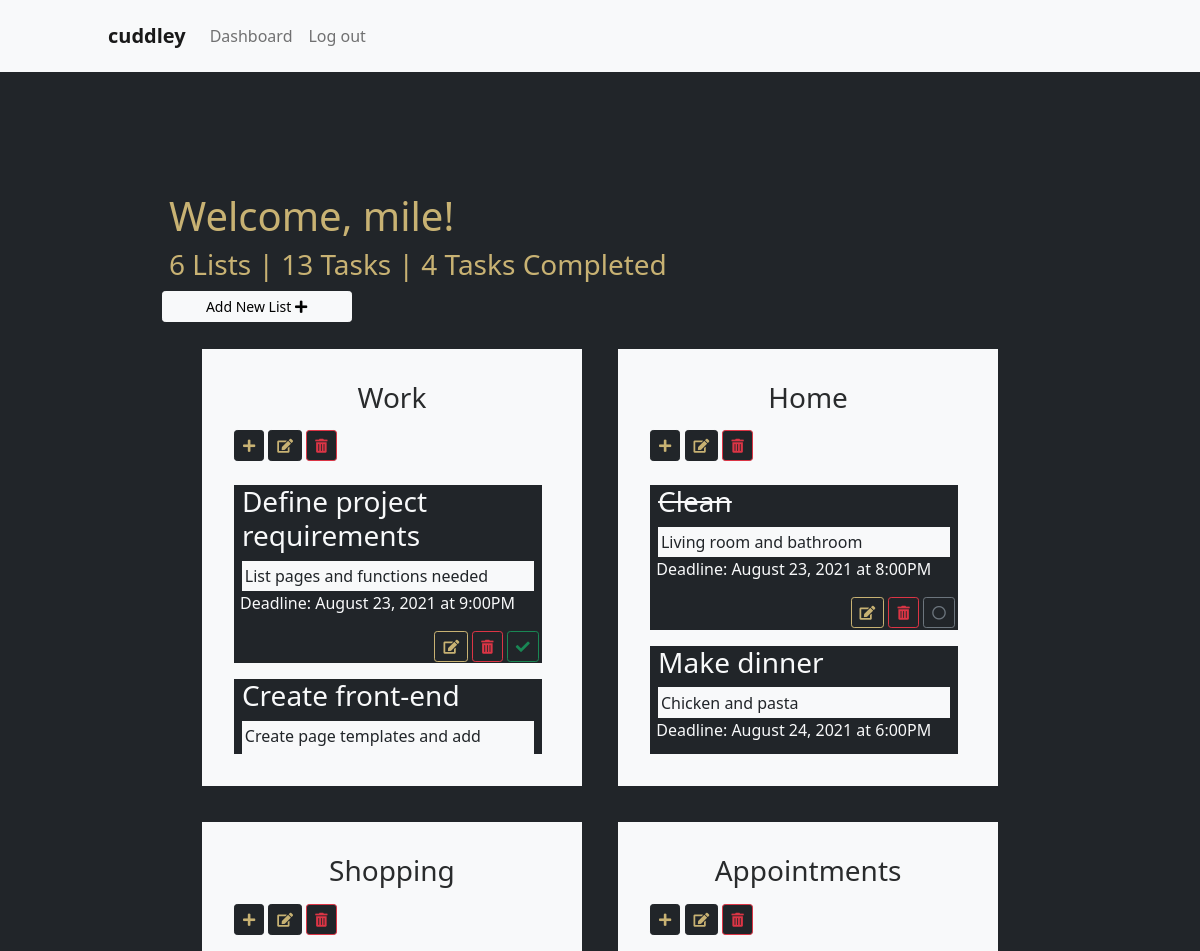
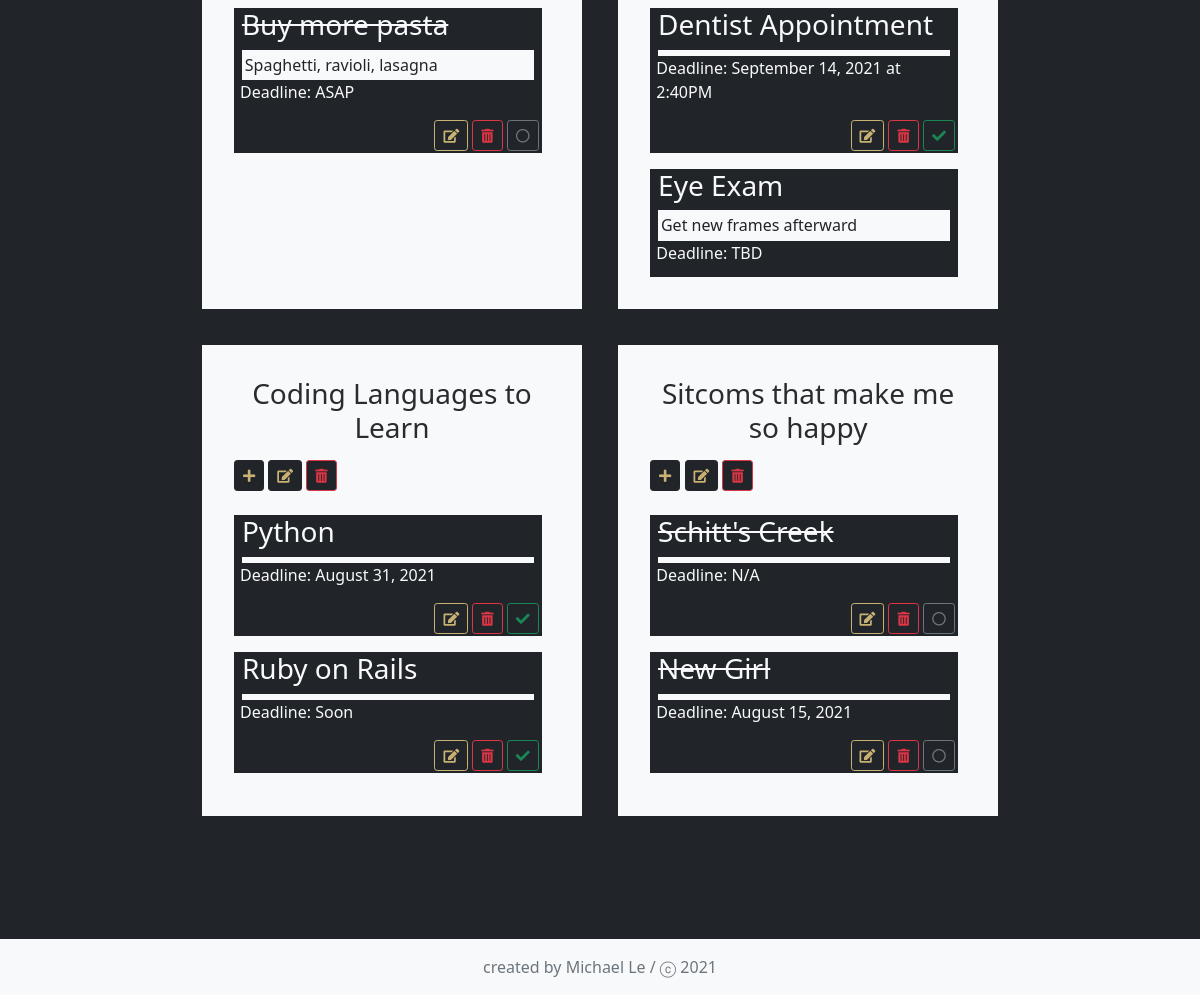
The app's page /dashboard/mile (signed in) with its own data (2 pictures, top to bottom).
### main.py (models this page shows)
class List(db.Model):
    __tablename__ = "lists"
    id = db.Column(db.Integer, primary_key=True)
    list_name = db.Column(db.String, nullable=False)
    tasks = relationship("Task", back_populates="parent_list")
    list_creator_id = db.Column(db.Integer, db.ForeignKey("users.id"))  # adds new column in List for foreign key
    list_creator = relationship("User", back_populates="lists")
    def __repr__(self):
        return self.list_name

class Task (db.Model):
    __tablename__ = "tasks"
    id = db.Column(db.Integer, primary_key=True)
    task_name = db.Column(db.String, nullable=False)
    task_description = db.Column(db.String)
    deadline = db.Column(db.String(50))
    progress = db.Column(db.Boolean, nullable=False)
    date_created = db.Column(db.Date, nullable=False)
    task_creator_id = db.Column(db.Integer, db.ForeignKey("users.id"))  # adds new column in Task for foreign key
    task_creator = relationship("User", back_populates="tasks")
    parent_list_id = db.Column(db.Integer, db.ForeignKey("lists.id"))  # adds new column in Task for foreign key
    parent_list = relationship("List", back_populates="tasks")

### main.py (the view)
@app.route('/dashboard/<username>')
@login_required
def dashboard(username):
    all_user_tasks = Task.query.filter_by(task_creator_id=current_user.id).all()
    print(all_user_tasks)
    user_lists = [lst for lst in List.query.all() if lst.list_creator_id == current_user.id]
    print(user_lists)
    num_lists = len(user_lists)
    num_tasks = len(all_user_tasks)
    num_tasks_completed = len([task for task in all_user_tasks if task.progress == 1])
    return render_template("dashboard.html", current_user=current_user, user_lists=user_lists,
                           user_tasks=all_user_tasks, username=username, current_year=CURRENT_YEAR,
                           num_lists=num_lists, num_tasks=num_tasks, num_completed=num_tasks_completed)

### main.py (called while the page is built)
@login_manager.user_loader
def load_user(user_id):
    return User.query.get(int(user_id))

### templates/dashboard.html
{% include 'header.html' %}
<div class="dashboard-container">
    <div class="lists-container">
        <div class="row welcome-row">
            <h1 class="large-header">Welcome, {{username}}!</h1>
            <h3 class="small-header ">
                {{ num_lists }} {% if num_lists != 1 %}Lists |{% else %}List | {% endif %}
                {{ num_tasks }} {% if num_tasks != 1 %}Tasks |{% else %}Task | {% endif %}
                {{ num_completed }} {% if num_completed != 1 %}Tasks Completed {% else %} Task Completed {% endif %}</h3>
            <a href="{{ url_for('new_list') }}" type="button" class="btn btn-light btn-sm add-list-btn col-lg-1 col-md-6 col-sm-10" title="Add List">
                Add New List  <i class="fas fa-plus"></i>
            </a>
        </div>
        <div class="row lists-row">
            {% for list in user_lists %}
            <div class="list bg-light col-lg-3 col-md-5 col-sm-12">
                <h3 class="list-header bg-light">{{list.list_name}}</h3>
                <div class="list-buttons">
                    <a href="{{ url_for('new_task', list_id=list.id) }}" type="button" class="btn btn-dark btn-sm list-btn"  title="Add Task"><i class="fas fa-plus"></i></a>
                    <a href="{{ url_for('update_list', list_id=list.id) }}" type="button" class="btn btn-dark btn-sm list-btn" title="Edit List Name"><i class="fas fa-edit"></i></a>
                    <a href="{{ url_for('delete_list', list_id=list.id) }}" type="button" class="btn btn-dark btn-outline-danger btn-sm" title="Delete List"><i class="fas fa-trash-alt"></i></a>
                </div>
                <div class="task-section">
                    {% for task in user_tasks %}
                    {% if task.parent_list_id == list.id %}
                    <div class="task-container bg-dark text-light">
                        {% if task.progress == 0 %}
                        <h3 class="task-name">{{ task.task_name }}</h3>
                        {% else %}
                        <h3 class="task-name" style="text-decoration: line-through">{{ task.task_name }}</h3>
                        {% endif %}
                        <div class="description-container bg-light text-dark">
                            <p class="task-description">{{ task.task_description }}</p>
                        </div>
                        <p class="due-date">Deadline: {{ task.deadline }}</p>
                        <div class="task-buttons">
                            <a href="{{ url_for('update_task', task_id=task.id) }}" type="button" class="btn btn-sm edit-task-btn" title="Edit Task">
                                <i class="fas fa-edit"></i>
                            </a>
                            <a href="{{ url_for('delete_task', task_id=task.id) }}" type="button" class="btn btn-outline-danger btn-sm delete-task-btn" title="Delete Task">
                                <i class="fas fa-trash-alt"></i>
                            </a>
                            {% if task.progress == 1 %}
                            <a href="{{ url_for('update_task_progress', task_id=task.id) }}" type="button" class="btn btn-outline-secondary btn-sm check-box" title="Mark Task Incomplete">
                                <i class="far fa-circle"></i>
                            </a>
                            {% else %}
                            <a href="{{ url_for('update_task_progress', task_id=task.id) }}" type="button" class="btn btn-outline-success btn-sm check-box" title="Mark Task Complete">
                                <i class="fas fa-check"></i>
                            </a>
                            {% endif %}
                        </div>
                    </div>
                    {% endif %}
                    {% endfor %}
                </div>
            </div>
            {% endfor %}
        </div>
    </div>
</div>
{% include 'footer.html' %}

### static/styles.css (style rules this page uses)
html { min-height: 100vh; position: relative; }
.dashboard-container { padding: 10rem 10rem 10rem; }
.dashboard-container .large-header { color: #c8b273; margin: 2rem 1% 0; }
.dashboard-container .small-header { color: #c8b273; margin: 0.5rem 1% 0; }
.welcome-row { min-width: 380px; }
.lists-row { justify-content:center; }
.lists-container .add-list-btn { min-width: 190px; margin: 1% 1.5%; }
.list { text-align: center; min-height: 21rem; min-width: 380px; margin: 2% 2%; border: none; padding: 2rem; color: #292b2c; overflow: auto; padding-bottom: 2rem; }
.list-header { margin-bottom: 1rem; }
.list-buttons { text-align: left; margin-bottom: 0.5rem; }
.list-btn { color: #c8b273; }
.task-section { height: 285px; overflow: auto; padding-right: 0.5rem; }
.task-section:last-child { padding-bottom: 4.5rem; }
.task-container { margin: 1rem 0; padding: 0 0 0.1rem 0; }
.task-name { text-align: left; padding: 0 0.5rem; }
.description-container { width: 95%; margin: auto; }
.task-description { padding: 0.2rem; margin-bottom: 0; font-size: 1rem; text-align: left; }
.due-date { text-align: left; font-size: 1rem; padding: 0 0 0 2%; }
.task-buttons { padding-right: 0.2rem; text-align: right; }
.edit-task-btn { border-color: #c8b273; color: #c8b273; }

### records on screen
List: list_name "Work"
Task: task_name "Define project requirements", task_description "List pages and functions needed", deadline "August 23, 2021 at 9:00PM"
Task: task_name "Create front-end", task_description "Create page templates and add…"
List: list_name "Home"
Task: task_name "Clean", task_description "Living room and bathroom", deadline "August 23, 2021 at 8:00PM"
Task: task_name "Make dinner", task_description "Chicken and pasta", deadline "August 24, 2021 at 6:00PM"
List: list_name "Shopping"
Task: task_name "Buy more pasta", task_description "Spaghetti, ravioli, lasagna", deadline "ASAP"
List: list_name "Appointments"
Task: task_name "Dentist Appointment", deadline "September 14, 2021 at 2:40PM"
Task: task_name "Eye Exam", task_description "Get new frames afterward", deadline "TBD"
List: list_name "Coding Languages to Learn"
Task: task_name "Python", deadline "August 31, 2021"
Task: task_name "Ruby on Rails", deadline "Soon"
List: list_name "Sitcoms that make me so happy"
Task: task_name "Schitt's Creek", deadline "N/A"
Task: task_name "New Girl", deadline "August 15, 2021"

### other values on screen
{{ username }} "mile"
{{ num_lists }} "6"
{{ num_tasks }} "13"
{{ num_completed }} "4"
{{ current_year }} "2021"
